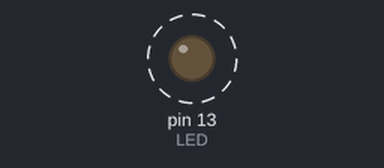
This sketch was run on a simulated Arduino Uno, built with avr-gcc and run on an emulated ATmega328P. On the bench: output pins drawn as LEDs (lit = HIGH). Dashed ring = blinking. What the sketch prints to the serial monitor is not drawn.

Above: at 0.4 s.
Timing chart, 0 to 3.0 s (numbered marks = the images above):
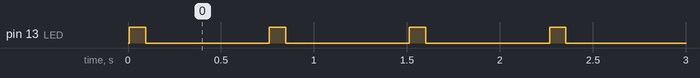

The sketch:

gemma_m0_simple-aa.ino
```cpp
/* Sat Apr 27 19:27:26 UTC 2019 */

/* future development - branch testing-bb */

/* demo of setup() and loop() for Arduino */

/* reference target: Adafruit Gemma M0 */


/* gpio setup/initialization */

#define LED 13
#define BLINK_TIME_MS 88
#define BLINK_OFF_TIME_MS 660

/* initialize gpio to drive onboard LED, D13 */
void gpio_init() {
    pinMode(LED, OUTPUT);
    digitalWrite(LED, 0);
}

/* LED blink */
void blink() {
    digitalWrite(LED, 1); // turn LED on
    delay(BLINK_TIME_MS);
    digitalWrite(LED, 0); // turn it off
    delay(BLINK_OFF_TIME_MS);
}

/* momentary blink - blinks at 'loop()' iteration rate */
void blink_m() {
    digitalWrite(LED, 1); delay(88);
    digitalWrite(LED, 0); delay(188);
}

/* Hold for Serial Monitor connection */
void waitfor_serial() {
    while (!Serial) {
        blink_m();
    }
}


/* Arduino main setup and loop */

void setup() {
    Serial.begin(38400);

    // Catch the very first message
    // printed to the Serial Monitor:

    waitfor_serial();

    Serial.println("Simple program begins now.");
    gpio_init();
}

void loop() {  // runs forever
    for (volatile int i = 987654; i > 0; i--) {
        // no operation here - time-waster for a delay
    }
    Serial.println("looping ...");
    blink(); // comment this out to speed up this loop a lot!
}
```

Measured:
- by itself, pin 13 (LED): alternates HIGH for 0.09 s and LOW for 0.67 s
